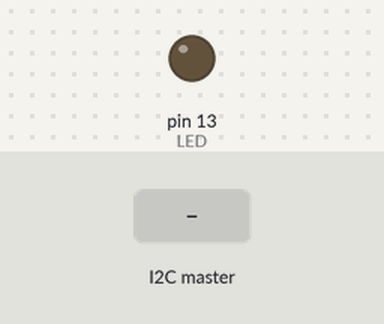
The sketch below on a simulated Arduino Uno, built with avr-gcc and run on an emulated ATmega328P. Shown: output pins drawn as LEDs (lit = HIGH). Inputs (shaded band) come from the test bench.

Above: at 1.2 s.
1.3 s: the I2C master sends the byte 1
At 1.9 s:
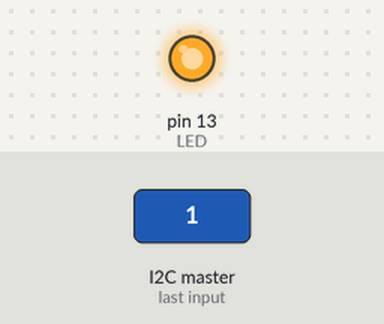
2.8 s: the I2C master sends the byte 0
At 4.2 s:
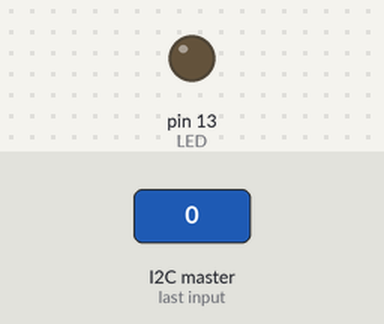
Timing chart, 0 to 5.8 s (numbered marks = the images above; inputs shaded):
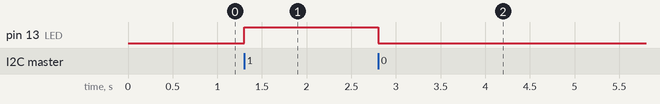

The sketch:

Arduino.ino
```cpp
#include <Wire.h>
int LED = 13;
int x = 0;
void setup() {
  pinMode(LED, OUTPUT);
  Wire.begin(9);
  Wire.onReceive(receiveEvent);
}
void receiveEvent(int bytes) {
  x = Wire.read();
}
void loop() {
  if (x == 1) {
    digitalWrite(LED, 1);
  } else if (x == 0) {
    digitalWrite(LED, 0);
  }
}
```

Measured:
- after the input at 1.3 s, pin 13 (LED): LOW → HIGH at once
- after the input at 2.8 s, pin 13 (LED): HIGH → LOW at once
